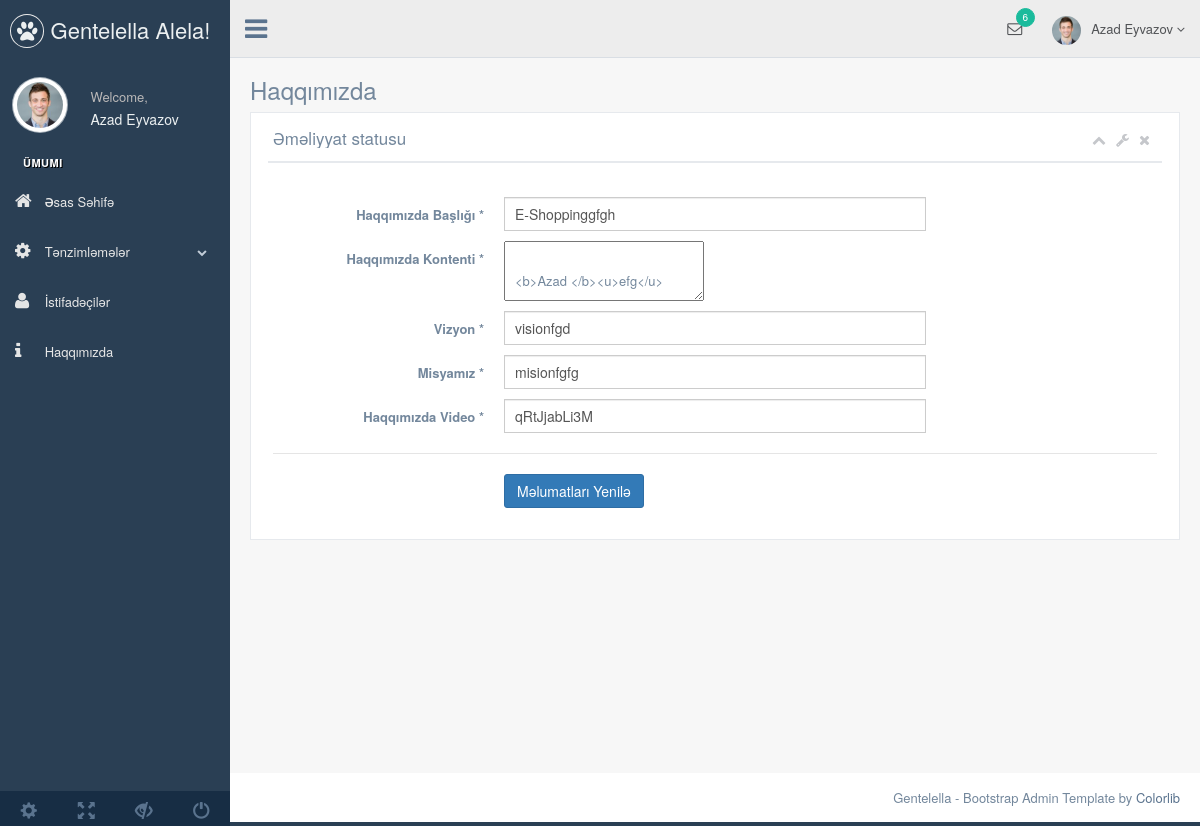
The app's page /admin/production/about/about.php (signed in) with its own data.
### tables this page shows
CREATE TABLE `users` (
  `user_id` int(11) NOT NULL,
  `user_time` datetime NOT NULL DEFAULT current_timestamp(),
  `user_photo` varchar(250) NOT NULL,
  `user_name` varchar(100) NOT NULL,
  `user_first_last_name` varchar(200) NOT NULL,
  `user_mail` varchar(200) NOT NULL,
  `user_gsm` varchar(100) NOT NULL,
  `user_password` varchar(100) NOT NULL,
  `user_address` varchar(250) NOT NULL,
  `user_city` varchar(250) NOT NULL,
  `user_district` varchar(250) NOT NULL,
  `user_unvan` varchar(250) NOT NULL,
  `user_permission` varchar(250) NOT NULL,
  `user_status` int(1) NOT NULL DEFAULT 1
);

CREATE TABLE `about` (
  `id` int(11) NOT NULL,
  `title` varchar(250) NOT NULL,
  `content` text NOT NULL,
  `vision` varchar(250) NOT NULL,
  `mision` varchar(250) NOT NULL,
  `video` varchar(500) NOT NULL
);

### admin/controllers/sign.php (called while the page is built, shortened)
<?php
$user_fetch = $db->prepare("SELECT * FROM users WHERE user_mail =:user_mail");
$user_fetch->execute([
    'user_mail' => $_SESSION['user_mail']
]);
$have_user = $user_fetch->fetch(PDO::FETCH_ASSOC);
?>

### admin/controllers/about/aboutConnect.php (called while the page is built)
<?php
$aboutCall = $db->prepare("SELECT * FROM about WHERE id=:id");
$aboutCall->execute([
    'id' => 1
]);
$aboutConn = $aboutCall->fetch(PDO::FETCH_ASSOC);
?>

### admin/production/about/about.php (the view, shortened to what this page needs)
<?php include '../layouts/header.php';
include '../../controllers/about/aboutConnect.php';
?>
    <div class="right_col" role="main">
        <div class="">
            <div class="page-title">
                <div class="title_left">
                    <h3>Haqqımızda</h3>
                </div>
            </div>
            <div class="clearfix"></div>
            <div class="row">
                <div class="col-md-12 col-sm-12 col-xs-12">
                    <div class="x_panel">
                        <div class="x_title">
                            <h2>Əməliyyat statusu
                                </h2>
                            <ul class="nav navbar-right panel_toolbox">
                                <li><a class="collapse-link"><i class="fa fa-chevron-up"></i></a>
                                </li>
                                <li class="dropdown">
                                    <a href="#" class="dropdown-toggle" data-toggle="dropdown" role="button" aria-expanded="false"><i class="fa fa-wrench"></i></a>
                                </li>
                                <li><a class="close-link"><i class="fa fa-close"></i></a>
                                </li>
                            </ul>
                            <div class="clearfix"></div>
                        </div>
                        <div class="x_content">
                            <br />
                            <form id="demo-form2" action="<?php require __DIR__ . '/../../controllers/about/aboutController.php'?>" method="POST" data-parsley-validate class="form-horizontal form-label-left">
                                <div class="form-group">
                                    <label class="control-label col-md-3 col-sm-3 col-xs-12" for="first-name">Haqqımızda Başlığı <span class="required">*</span>
                                    </label>
                                    <div class="col-md-6 col-sm-6 col-xs-12">
                                        <input type="text" name="about_title" value="<?= $aboutConn['title']?>" required="required" class="form-control col-md-7 col-xs-12">
                                    </div>
                                </div>
                                <div class="form-group">
                                    <label class="control-label col-md-3 col-sm-3 col-xs-12" for="first-name">Haqqımızda Kontenti <span class="required">*</span>
                                    </label>
                                    <div class="col-md-6 col-sm-6 col-xs-12">
                                        <textarea id="summernote" name="about_content">
                                            <?= $aboutConn['content']?>
                                        </textarea>
                                    </div>
                                </div>
                                <div class="form-group">
                                    <label class="control-label col-md-3 col-sm-3 col-xs-12" for="first-name">Vizyon <span class="required">*</span>
                                    </label>
                                    <div class="col-md-6 col-sm-6 col-xs-12">
                                        <input type="text" value="<?= $aboutConn['vision']?>" name="about_vision" required="required" class="form-control col-md-7 col-xs-12">
                                    </div>
                                </div>
                                <div class="form-group">
                                    <label class="control-label col-md-3 col-sm-3 col-xs-12" for="first-name">Misyamız <span class="required">*</span>
                                    </label>
                                    <div class="col-md-6 col-sm-6 col-xs-12">
                                        <input type="text" value="<?= $aboutConn['mision']?>" name="about_mission" required="required" class="form-control col-md-7 col-xs-12">
                                    </div>
                                </div>
                                <div class="form-group">
                                    <label class="control-label col-md-3 col-sm-3 col-xs-12" for="first-name">Haqqımızda Video <span class="required">*</span>
                                    </label>
                                    <div class="col-md-6 col-sm-6 col-xs-12">
                                        <input type="text" value="<?= $aboutConn['video']?>" name="about_video" required="required" class="form-control col-md-7 col-xs-12">
                                    </div>
                                </div>
                                <div class="ln_solid"></div>
                                <div class="form-group">
                                    <div class="col-md-6 col-sm-6 col-xs-12 col-md-offset-3">
                                        <button type="submit" name="aboutSave" class="btn btn-primary">Məlumatları Yenilə</button>
                                    </div>
                                </div>
                            </form>
                        </div>
                    </div>
                </div>
            </div>
        </div>
    </div>
<?php include $_SERVER['DOCUMENT_ROOT'].'/ec/admin/production/layouts/footer.php' ?>

### admin/production/layouts/header.php (shortened to what this page needs)
<?php
    require __DIR__ .  '/../../controllers/db.php';
    require __DIR__ . '/../../controllers/sign.php';
?>
<!DOCTYPE html>
<html lang="en">
<head>
    <link href="https://stackpath.bootstrapcdn.com/bootstrap/3.4.1/css/bootstrap.min.css" rel="stylesheet">
    <link href="https://cdn.jsdelivr.net/npm/summernote@0.8.18/dist/summernote.min.css" rel="stylesheet">
    <link href="vendors/bootstrap/dist/css/bootstrap.min.css" rel="stylesheet">
    <link href="vendors/font-awesome/css/font-awesome.min.css" rel="stylesheet">
    <link href="vendors/nprogress/nprogress.css" rel="stylesheet">
    <link href="vendors/iCheck/skins/flat/green.css" rel="stylesheet">
    <link href="vendors/bootstrap-progressbar/css/bootstrap-progressbar-3.3.4.min.css" rel="stylesheet">
    <link href="vendors/jqvmap/dist/jqvmap.min.css" rel="stylesheet"/>
    <link href="vendors/bootstrap-daterangepicker/daterangepicker.css" rel="stylesheet">
    <link href="build/css/custom.min.css" rel="stylesheet">
</head>
<body class="nav-md">
<div class="container body">
    <div class="main_container">
        <div class="col-md-3 left_col">
            <div class="left_col scroll-view">
                <div class="navbar nav_title" style="border: 0;">
                    <a href="index.html" class="site_title"><i class="fa fa-paw"></i> <span>Gentelella Alela!</span></a>
                </div>
                <?php require __DIR__ . '/menu.php' ?>
        <div class="top_nav">
            <div class="nav_menu">
                <nav>
                    <div class="nav toggle">
                        <a id="menu_toggle"><i class="fa fa-bars"></i></a>
                    </div>
                    <ul class="nav navbar-nav navbar-right">
                        <li class="">
                            <a href="javascript:;" class="user-profile dropdown-toggle" data-toggle="dropdown" aria-expanded="false">
                                <img src="production/images/img.jpg" alt=""><?= $have_user['user_first_last_name']?>
                                <span class=" fa fa-angle-down"></span>
                            </a>
                        </li>
                        <li role="presentation" class="dropdown">
                            <a href="javascript:;" class="dropdown-toggle info-number" data-toggle="dropdown" aria-expanded="false">
                                <i class="fa fa-envelope-o"></i>
                                <span class="badge bg-green">6</span>
                            </a>
                        </li>
                    </ul>
                </nav>
            </div>
        </div>

### admin/production/layouts/menu.php (shortened to what this page needs)
<div class="profile clearfix">
    <div class="profile_pic">
        <img src="production/images/img.jpg" alt="..." class="img-circle profile_img">
    </div>
    <div class="profile_info">
        <span>Welcome,</span>
        <h2><?= $have_user['user_first_last_name']?></h2>
    </div>
</div>
<br />
<div id="sidebar-menu" class="main_menu_side hidden-print main_menu">
    <div class="menu_section">
        <h3>Ümumi</h3>
        <ul class="nav side-menu">
            <li><a href="production/index.php"><i class="fa fa-home"></i> Əsas Səhifə</a></li>
            <li><a><i class="fa fa-cog"></i> Tənzimləmələr <span class="fa fa-chevron-down"></span></a>
            </li>
            <li><a href="production/users/users.php"><i class="fa fa-user"></i> İstifadəçilər</a></li>
            <li><a href="production/about/about.php"><i class="fa fa-info"></i> Haqqımızda</a></li>
        </ul>
    </div>
</div>
<div class="sidebar-footer hidden-small">
    <a data-toggle="tooltip" data-placement="top" title="Settings">
        <span class="glyphicon glyphicon-cog" aria-hidden="true"></span>
    </a>
    <a data-toggle="tooltip" data-placement="top" title="FullScreen">
        <span class="glyphicon glyphicon-fullscreen" aria-hidden="true"></span>
    </a>
    <a data-toggle="tooltip" data-placement="top" title="Lock">
        <span class="glyphicon glyphicon-eye-close" aria-hidden="true"></span>
    </a>
    <a data-toggle="tooltip" data-placement="top" title="Logout">
        <span class="glyphicon glyphicon-off" aria-hidden="true"></span>
    </a>
</div>
</div>
</div>

### records on screen
users: user_first_last_name "Azad Eyvazov"
about: about_title "E-Shoppinggfgh", about_content "<b>Azad </b><u>efg</u>", about_vision "visionfgd", about_mission "misionfgfg", about_video "qRtJjabLi3M"
